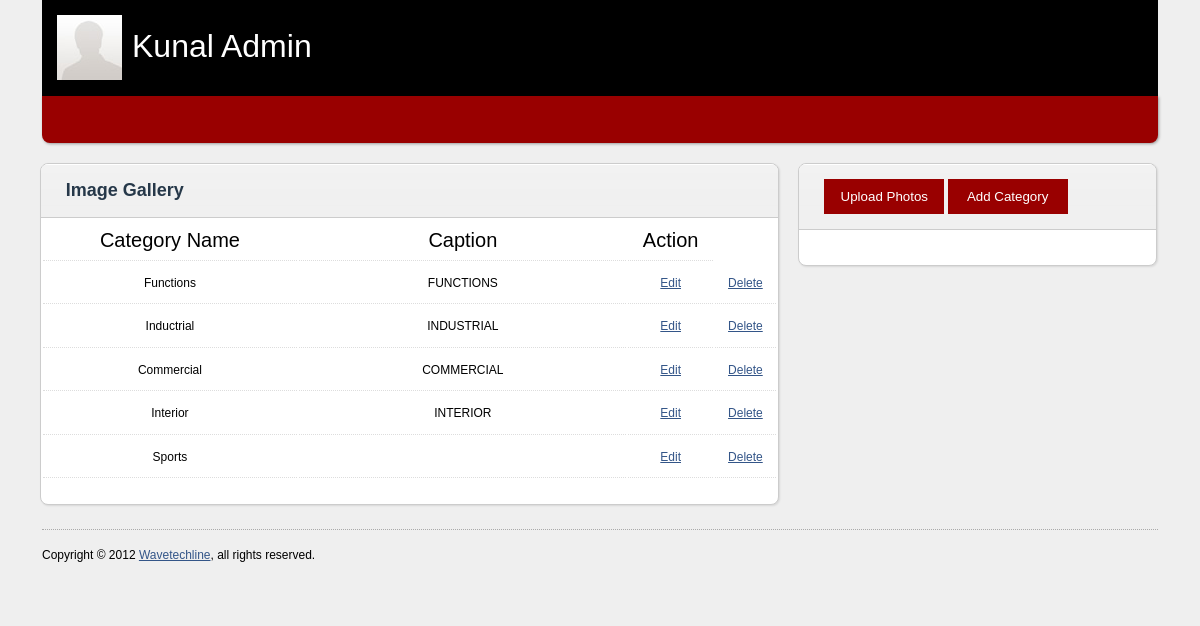
Page /Admin/sample_gallery.php on the committed database.
### tables this page shows
CREATE TABLE IF NOT EXISTS `gallery_category` (
  `category_id` int(11) NOT NULL AUTO_INCREMENT,
  `category_name` text NOT NULL,
  `caption` varchar(24) NOT NULL,
  PRIMARY KEY (`category_id`)
);

### Admin/sample_gallery.php (the view, shortened to what this page needs)
<?php
	$qry="select * from gallery_category";
	$res=mysql_query($qry);
?>
<!DOCTYPE html PUBLIC "-//W3C//DTD XHTML 1.0 Transitional//EN"
	"http://www.w3.org/TR/xhtml1/DTD/xhtml1-transitional.dtd">
<html xmlns="http://www.w3.org/1999/xhtml">
<head>
	<link rel="stylesheet" href="./css/screen.css" type="text/css" media="screen" title="no title" charset="utf-8" />
	<link rel="stylesheet" href="./css/plugin.css" type="text/css" media="screen" title="no title" charset="utf-8" />
	<link rel="stylesheet" href="./css/custom.css" type="text/css" media="screen" title="no title" charset="utf-8" />
</head>
<body>
<div id="wrapper">
	<div id="header">
		<img src="././images/avatar.jpg">
		<h1>Kunal Admin</h1>
	</div>
		<div id="nav">
	</div>
	<div id="content" class="xfluid">
		<div id="gallery_wrapper" class="portlet x8">
			<div class="portlet-header">
				<h4>Image Gallery</h4>
			</div>
			<div>
				<div>
				<table>
				<tr class="maintr">
				<td width="35%">Category Name</td>
				<td width="45%">Caption</td>
				<td width="">Action</td>
				</tr>
				<?php
				while($row=mysql_fetch_array($res))
				{
					echo "<tr>";
					echo "<td>".$row[1]."</td>";
					echo "<td>".$row[2]."</td>";
					echo "<td><a href='personal.php?id=$row[1]'>Edit</a></td>";
					echo "<td><a href='contact.php?id1=$row[1]'>Delete</a></td>";
					echo "</tr>";
				}
				?>
				</table>
			</div>
			</div>
		</div>
		<div class="portlet x4">
			<div class="portlet-header">
				<div class="up">
				<form action="" method="post">
				<input type="submit" value="Upload Photos" name="upload" />
				<input type="submit" value="Add Category" name="addcat" />
				</form>
				</div>
			</div>
			<div class="portlet-content">
			</div>
		</div>
	</div>
	<div id="footer">
		<p>Copyright &copy; 2012 <a href="javascript:;">Wavetechline</a>, all rights reserved.</p>
	</div>
</div>
</body>
</html>

### Admin/css/screen.css (style rules this page uses)
html, body, div, span, object, iframe, h1, h2, h3, h4, h5, h6, p, blockquote, pre, a, abbr, acronym, address, code, sup, del, dfn, em, img, q, dl, dt, dd, ol, ul, li, fieldset, form, label, legend, table, caption, tbody, tfoot, thead, tr, th, td { font-weight: inherit; font-style: inherit; font-size: 100%; font-family: inherit; padding: 0; margin: 0; border: 0; vertical-align: baseline }
h1,h2,h3, h4,h5,h6 { color: #111; margin-bottom: .75em; }
h1 { font-size: 30px; line-height: 1em; }
h4 { font-size: 14px; color: #666; line-height: 1.25; margin-bottom: 1.25em }
p { margin: 0 0 1.5em }
img { border: none; }
a { color: #358; text-decoration: underline }
table { width: 100%; border: 0; margin-bottom: 2em; }
table td { vertical-align: top; }
table tbody tr td { background: #FFF; border-bottom: 1px dotted #DDD; }
table tbody td { padding: 10px; }
tr:nth-child(odd) { background-color:#F9F9F9; }
tr:nth-child(even) { background-color:#FFF; }
body { background: #EFEFEF; font: 12px/1.7em arial,sans-serif; min-height: 1063px; }
#wrapper { width: 100%; min-width: 960px; margin: 0 auto 150px; }
#header { background-color:#000000; width: 93%; height: 96px; margin: 0 auto; position: relative; }
#header img { padding:15px 0px 0px 15px; }
#header h1 { overflow: hidden; color:#FFFFFF; font-size: 32px; position: absolute; padding:0px 0px 0px 450px; top: 30px; left: 90px; }
#header h1 { padding:0px 10px 0px 0px; }
#nav { background:#990000; width: 93%; height: 47px; margin: 0 auto 20px; position: relative; z-index: 100; -webkit-border-bottom-right-radius: 8px; -webkit-border-bottom-left-radius: 8px; -moz-border-radius-bottomright: 8px; -moz-border-radius-bottomleft: 8px; border-bottom-right-radius: 8px; border-bottom-left-radius: 8px; -moz-box-shadow: 1px 1px 3px rgba(0,0,0,.35); -webkit-box-shadow: 1px 1px 3px rgba(0,0,0,.35); box-shadow: 1px 1px 3px rgba(0,0,0,.35); }
#content { width: 95%; margin: 0 auto; position: relative; z-index: 10; }
#footer { width: 93%; border-top: 1px dotted #AAA; clear: both; padding: 15px 0; margin: 0 auto; margin-top: 5em; margin-bottom: 10px; }
.portlet { background: #FFF; margin-bottom: 1.5em; position: relative; border: 1px solid #CCC; -moz-border-radius: 8px; -webkit-border-radius: 8px; border-radius: 8px; -moz-box-shadow: 1px 1px 2px rgba(0,0,0,.10); -webkit-box-shadow: 1px 1px 2px rgba(0,0,0,.10); box-shadow: 1px 1px 2px rgba(0,0,0,.10); }
.portlet-header { background: #F0F0F0 url(../images/portlet-header-bg.png) repeat-x 0 0; color: #444; text-align: left; padding: 15px 0 15px 0; width: 100%; cursor: pointer; position: relative; overflow: hidden; border-bottom: 1px solid #CCC; -webkit-border-top-left-radius: 8px; -webkit-border-top-right-radius: 8px; -moz-border-radius-topleft: 8px; -moz-border-radius-topright: 8px; border-top-left-radius: 8px; border-top-right-radius: 8px; }
.portlet-header h4 { font-size: 18px; font-style: normal; font-weight: bold; color: #263849; padding: 0 0 0 25px; margin: 0; }
.portlet-content { padding: 20px 15px 15px; position: relative; }
.xfluid { width: 96%; }
.x4 { width: 300px; }
.x8 { width: 620px; }
.xfluid .x4 { width: 31.33%; }
.xfluid .x8 { width: 64.67%; }
.x1, .x2, .x3, .x4, .x5, .x6, .x7, .x8, .x9, .x10, .x11, .x12 { margin: 0 10px 1.5em; float: left; }
.xfluid .x1, .xfluid .x2, .xfluid .x3, .xfluid .x4, .xfluid .x5, .xfluid .x6, .xfluid .x7, .xfluid .x8, .xfluid .x9, .xfluid .x10, .xfluid .x11, .xfluid .x12 { margin: 0 .85% 2em; }

### Admin/css/custom.css (style rules this page uses)
#gallery_wrapper { text-align: center; }
.maintr td { font-size:20px; }
.up { padding:0px 0px 0px 25px; }
.up input { background-color:#990000; width:120px; height:35px; border:0px; color:#FFFFFF; }

### rows in the picture
gallery_category: category_name "Functions", caption "FUNCTIONS"
gallery_category: category_name "Inductrial", caption "INDUSTRIAL"
gallery_category: category_name "Commercial", caption "COMMERCIAL"
gallery_category: category_name "Interior", caption "INTERIOR"
gallery_category: category_name "Sports"
